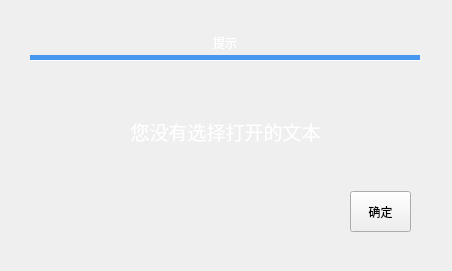
<?xml version="1.0" encoding="UTF-8"?>
<ui version="4.0">
 <class>Form</class>
 <widget class="QWidget" name="Form">
  <property name="geometry">
   <rect>
    <x>0</x>
    <y>0</y>
    <width>452</width>
    <height>271</height>
   </rect>
  </property>
  <property name="windowTitle">
   <string>Form</string>
  </property>
  <widget class="QLabel" name="label">
   <property name="geometry">
    <rect>
     <x>0</x>
     <y>0</y>
     <width>451</width>
     <height>271</height>
    </rect>
   </property>
   <property name="text">
    <string/>
   </property>
   <property name="pixmap">
    <pixmap>res/background.png</pixmap>
   </property>
   <property name="scaledContents">
    <bool>true</bool>
   </property>
  </widget>
  <widget class="QTabWidget" name="tabWidget">
   <property name="geometry">
    <rect>
     <x>30</x>
     <y>30</y>
     <width>391</width>
     <height>211</height>
    </rect>
   </property>
   <property name="styleSheet">
    <string notr="true">QTabWidget::pane{
min-width:70px;
min-height:25px;
border-top: 1px solid;
border-color: white;
}

QTabBar::tab {

min-width:110px;

min-height:25px;

color: white;

font: 57 14pt &quot;Alibaba PuHuiTi&quot;;

border: 0px solid;



}

QTabBar::tab:selected{

min-width:390px;

min-height:25px;
color: white;

font: 57 16pt &quot;Alibaba PuHuiTi&quot;;

border: 0px solid;

border-bottom: 5px solid;

border-color: #4796f0;

}
</string>
   </property>
   <property name="currentIndex">
    <number>0</number>
   </property>
   <widget class="QWidget" name="tab_15">
    <attribute name="title">
     <string>提示</string>
    </attribute>
    <widget class="QLabel" name="label_20">
     <property name="geometry">
      <rect>
       <x>10</x>
       <y>20</y>
       <width>371</width>
       <height>101</height>
      </rect>
     </property>
     <property name="font">
      <font>
       <family>Alibaba PuHuiTi</family>
       <pointsize>14</pointsize>
       <weight>7</weight>
       <italic>false</italic>
       <bold>false</bold>
      </font>
     </property>
     <property name="autoFillBackground">
      <bool>false</bool>
     </property>
     <property name="styleSheet">
      <string notr="true">color: white;
font: 57 14pt &quot;Alibaba PuHuiTi&quot;;</string>
     </property>
     <property name="text">
      <string>您没有选择打开的文本</string>
     </property>
     <property name="alignment">
      <set>Qt::AlignCenter</set>
     </property>
    </widget>
    <widget class="QPushButton" name="pushButton_4">
     <property name="geometry">
      <rect>
       <x>320</x>
       <y>130</y>
       <width>61</width>
       <height>41</height>
      </rect>
     </property>
     <property name="styleSheet">
      <string notr="true">QPushButton {	
	color: white;
	font: 57 12pt &quot;Alibaba PuHuiTi&quot;;
	background-color: rgb(107, 146, 255);
	border-radius:10px;
}
QPushButton:hover {
	color: black;
	background-color: rgb(129, 162, 255)
}
QPushButton:pressed {	
	background-color: rgb(107, 146, 255);
	color: white;
}
border-image: url(:/button/button_unselected.png);</string>
     </property>
     <property name="text">
      <string>确定</string>
     </property>
    </widget>
   </widget>
  </widget>
 </widget>
 <resources/>
 <connections/>
</ui>
